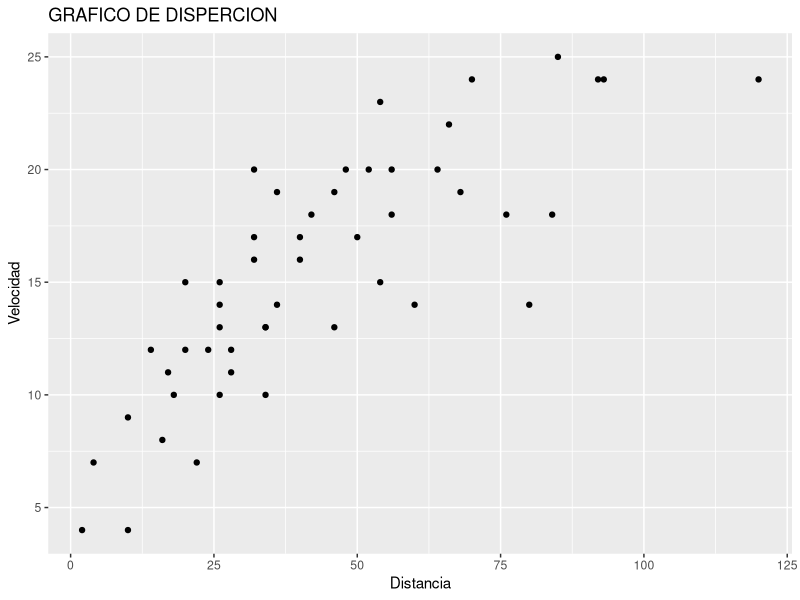
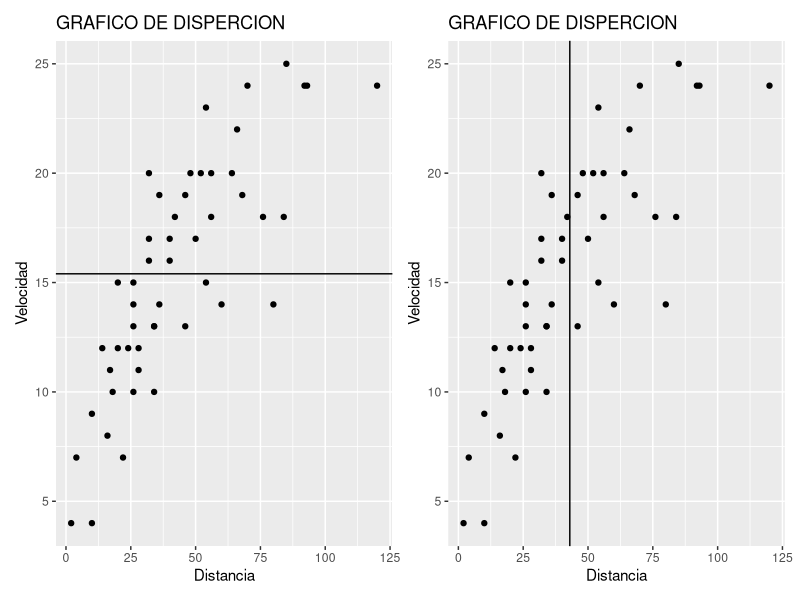

Reproduce these figures in R, in order.
## ---- chunk 1
knitr::opts_chunk$set(echo = TRUE,
                      message = FALSE,
                      warning = FALSE,
                      out.width = "60%",
                      out.height = "60%",
                      fig.align = "center")

# LIBRERÍAS NECESARIAS

library(ggplot2)
library(dplyr)
library(patchwork)

## ---- chunk 2
autos_dist <- 
cars %>% ggplot(aes(x=dist, y=speed)) + 
  geom_point() + 
  ggtitle('GRAFICO DE DISPERCION') +
  xlab('Distancia') + 
  ylab('Velocidad')

autos_dist

## ---- chunk 3

(autos_dist + geom_hline(yintercept = mean(cars$speed))) + ( 
  autos_dist + geom_vline(xintercept = mean(cars$dist)))
## ---- chunk 4
sum(cars$speed - mean(cars$speed))
## ---- chunk 5
sum(cars$dist - mean(cars$dist))
